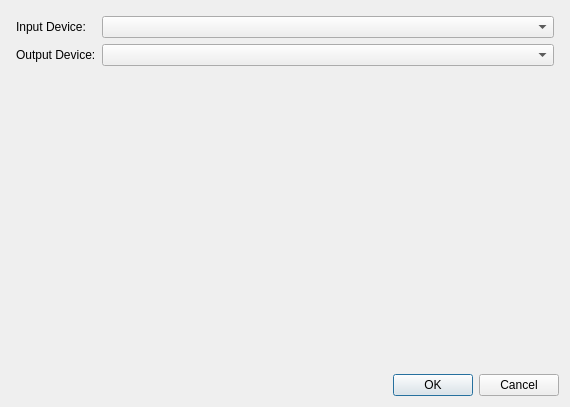
<?xml version="1.0" encoding="UTF-8"?>
<ui version="4.0">
 <class>SettingsDialog</class>
 <widget class="QDialog" name="SettingsDialog">
  <property name="geometry">
   <rect>
    <x>0</x>
    <y>0</y>
    <width>570</width>
    <height>407</height>
   </rect>
  </property>
  <property name="windowTitle">
   <string>Dialog</string>
  </property>
  <layout class="QVBoxLayout" name="verticalLayout">
   <item>
    <layout class="QFormLayout" name="formLayout">
     <property name="leftMargin">
      <number>5</number>
     </property>
     <property name="topMargin">
      <number>5</number>
     </property>
     <property name="rightMargin">
      <number>5</number>
     </property>
     <property name="bottomMargin">
      <number>5</number>
     </property>
     <item row="0" column="0">
      <widget class="QLabel" name="inputDeviceLabel">
       <property name="text">
        <string>Input Device:</string>
       </property>
      </widget>
     </item>
     <item row="0" column="1">
      <widget class="QComboBox" name="inputDeviceComboBox"/>
     </item>
     <item row="1" column="0">
      <widget class="QLabel" name="outputDeviceLabel">
       <property name="text">
        <string>Output Device:</string>
       </property>
      </widget>
     </item>
     <item row="1" column="1">
      <widget class="QComboBox" name="outputDeviceComboBox"/>
     </item>
    </layout>
   </item>
   <item>
    <widget class="QDialogButtonBox" name="buttonBox">
     <property name="orientation">
      <enum>Qt::Horizontal</enum>
     </property>
     <property name="standardButtons">
      <set>QDialogButtonBox::Cancel|QDialogButtonBox::Ok</set>
     </property>
    </widget>
   </item>
  </layout>
 </widget>
 <resources/>
 <connections>
  <connection>
   <sender>buttonBox</sender>
   <signal>accepted()</signal>
   <receiver>SettingsDialog</receiver>
   <slot>accept()</slot>
   <hints>
    <hint type="sourcelabel">
     <x>248</x>
     <y>254</y>
    </hint>
    <hint type="destinationlabel">
     <x>157</x>
     <y>274</y>
    </hint>
   </hints>
  </connection>
  <connection>
   <sender>buttonBox</sender>
   <signal>rejected()</signal>
   <receiver>SettingsDialog</receiver>
   <slot>reject()</slot>
   <hints>
    <hint type="sourcelabel">
     <x>316</x>
     <y>260</y>
    </hint>
    <hint type="destinationlabel">
     <x>286</x>
     <y>274</y>
    </hint>
   </hints>
  </connection>
 </connections>
</ui>
